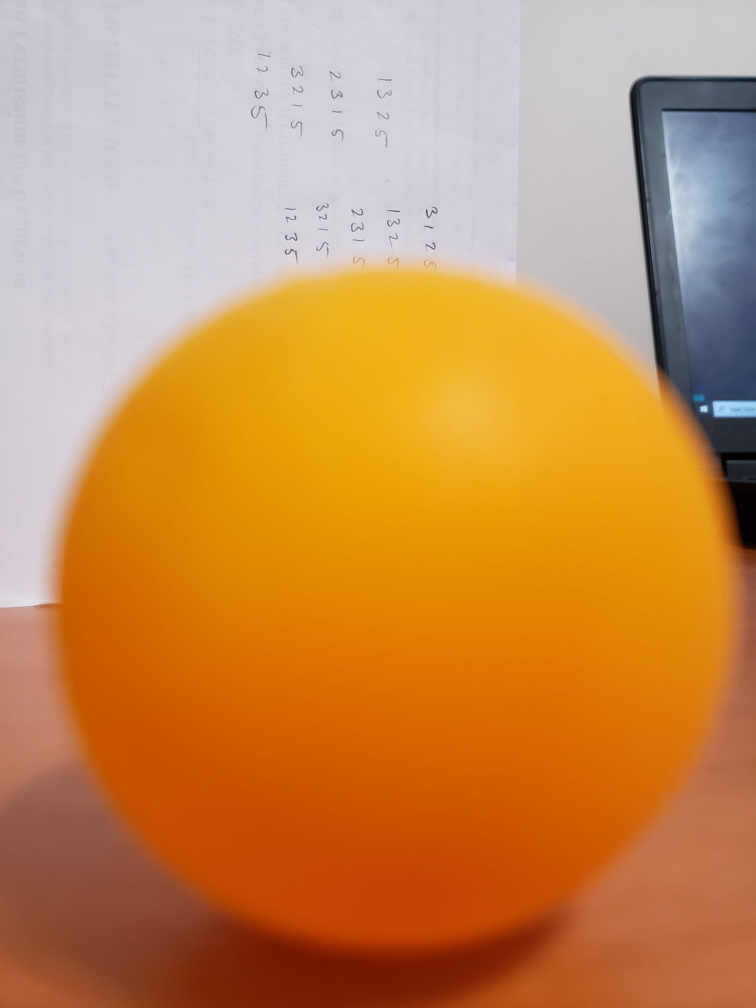
#> input picture ball_images/1.jpg, 3024 x 4032 px (shown at 1/4 size); its folder holds 4 pictures in this run; the run also reads 1 picture not shown here
$ python BallLabeller.py
#> lines starting #> are read from the running program, lines starting #| are printed output that depends on the picture
import cv2
import numpy as np
import os
import json


class BallLabeller:
    def __init__(self):
        self.outfile = "ball_images/images.json"
        open(self.outfile, 'w').close()
        filenames = [name[:name.index(".jpg")] for name in os.listdir(
            "ball_images/") if name.endswith(".jpg")]
        filenames.sort(key=lambda x: int(x))
        images = [cv2.imread("ball_images/" + img + ".jpg")
                  for img in filenames]
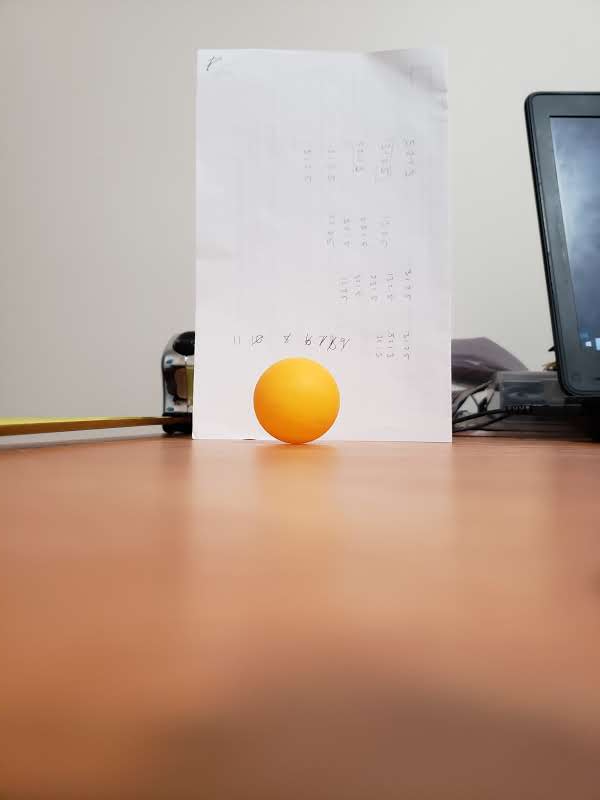
#> input picture ball_images/10.jpg, 600 x 800 px
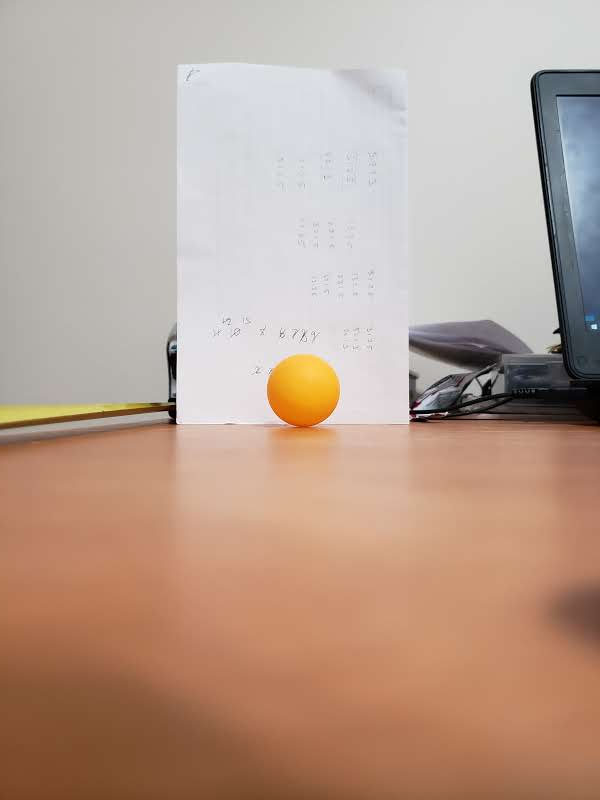
#> input picture ball_images/12.jpg, 600 x 800 px
#> images = 4 items
        # print(images)
        self.imgiter = iter(images)
        cv2.namedWindow("image")
        cv2.setMouseCallback("image", self.click_radius)
        self.record = dict()
        self.center = None
        self.radius = None

    def click_radius(self, event, x, y, flags, param):
        if event == cv2.EVENT_LBUTTONDOWN:
            print(f"Click at {(x,y)}")
            if self.center:
                self.radius = np.sqrt(
                    (y - self.center[1])**2 + (x - self.center[0])**2)
            else:
                self.center = (x, y)

    def main(self):
        counter = 2
        while True:
            try:
                frame = next(self.imgiter)
#> frame is the input picture: shape (4032, 3024, 3); mean B, G, R 83.5, 141, 198.8
            except StopIteration:
                break
#> (the run stopped early here; a loop or call above may not have finished)
